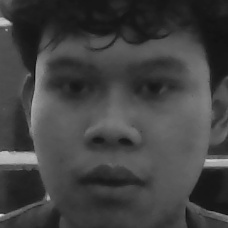
#> input picture dataset/okta/okta_0.jpg, 228 x 228 px; its folder holds only this picture in this run
$ python training.py
#> lines starting #> are read from the running program, lines starting #| are printed output that depends on the picture
import cv2
import os
import numpy as np
import pickle

dataset_path = './dataset'
recognizer_path = './recognizer'
encodings_file = os.path.join(recognizer_path, 'encodings.pickle')
#buat folder recognizer
if not os.path.exists(recognizer_path):
    os.makedirs(recognizer_path)

face_cascade = cv2.CascadeClassifier(cv2.data.haarcascades + 'haarcascade_frontalface_default.xml')
recognizer = cv2.face.LBPHFaceRecognizer_create()

face_encodings = []
labels = []

person_names = []
#looping buat load dataset
for person_dir in os.listdir(dataset_path):
    person_name = person_dir
    person_names.append(person_name)
    person_path = os.path.join(dataset_path, person_dir)
    if not os.path.isdir(person_path):
        continue

    for image_file in os.listdir(person_path):
        image_path = os.path.join(person_path, image_file)
        image = cv2.imread(image_path)
#> image is the input picture: shape (228, 228, 3); min 10, max 221, mean 65.8
        gray = cv2.cvtColor(image, cv2.COLOR_BGR2GRAY)
        faces = face_cascade.detectMultiScale(gray, scaleFactor=1.1, minNeighbors=5, minSize=(30, 30))
#> faces = [[16, 12, 202, 202]]

        for (x, y, w, h) in faces:
            face_roi = gray[y:y + h, x:x + w]
            face_roi = cv2.resize(face_roi, (160, 160))
            face_encodings.append(face_roi)
            labels.append(person_names.index(person_name) + 1)
#> this loop made 1 pass
#> pass 1, `face_roi = gray[y:y + h, x:x + w]`:
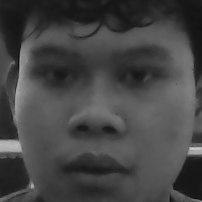
#> face_roi: shape (202, 202); min 10, max 206, mean 68.8
#> after the loop, face_encodings = 1 item; labels = [1]
#> pass 2 of the loop `for person_dir in os.listdir(dataset_path):`:
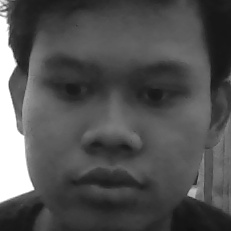
#> input picture dataset/saya/saya_0.jpg, 231 x 231 px
#> image is the input picture: shape (231, 231, 3); min 16, max 255, mean 81.8
#> gray: shape (231, 231)
#> faces = [[14, 13, 199, 199]]
#> the loop `for (x, y, w, h) in faces:` made 1 pass
#> pass 1, `face_roi = gray[y:y + h, x:x + w]`:
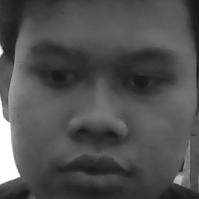
#> face_roi: shape (199, 199); min 23, max 255, mean 80.1
#> after the loop `for (x, y, w, h) in faces:`: face_encodings = 2 items; labels = [1, 2]

recognizer.train(face_encodings, np.array(labels))
#simpan file recognizer
with open(encodings_file, 'wb') as f:
    pickle.dump({'encodings': face_encodings, 'labels': labels, 'person_names': person_names}, f)
